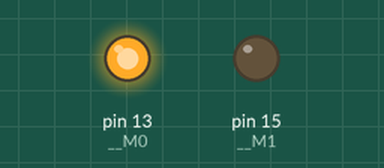
A program run on a simulated Raspberry Pi (header pin numbers). Parts: output pins drawn as LEDs (lit = HIGH). Files the program writes start out absent; threads take turns every 2 ms; the clock reads 2024-03-15 10:24:30 at power-on unless the program sets it; what the program prints to the terminal is not drawn.

Above: at 0.3 s.
Timing chart, 0 to 1.8 s (numbered marks = the images above):
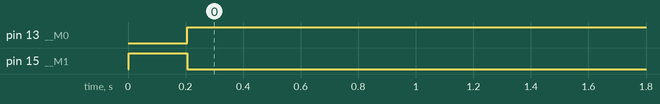

Measured:
- by itself, pin 13 (__M0): LOW → HIGH at 0.21 s
- by itself, pin 15 (__M1): LOW → HIGH at 0.00 s, → LOW 0.20 s later

The program:

configuration_example.py
```python
from lora_hat import LoraHat

#  Initialize Lora class
lora = LoraHat()

#  Initialize serial port with com port and baud rate
lora.connect_hat(port="COM17", baud_rate=9600)

#  Set LORA Module to configuration mode
lora.configuration_mode()

#  Set variables, check datasheet for variable details
lora._baud_rate = 0b011
lora._parity = 0b00
lora._air_data_rate = 0b010

lora._packet_size = 0b00
lora._packet_rssi = 0b0
lora._transmit_power = 0b00

lora._channel_rssi = 0b0
lora._transmission_mode = 0b0
lora._reply = 0b0
lora._lbt = 0b0
lora._wor_tx_control = 0b0
lora._wor_cycle = 0b011

lora._module_address = 0x0000
lora._net_id = 0x00
lora._channel = 0x32
lora._encrypt_key = 0

#  Write data to LORA Module
lora.write_all_configuration()

#  Wait for Rx Data from LORA Hat
while not lora.rxData:
    pass

#  Print Received data
print(lora.rxData)

#  Disconnect Lora hat
lora.disconnect_hat()
```

lora_hat.py
```python
from mode_control import ModeControl
from serial_comm import SerialComm
from time import sleep

# Configuration Commands
SET_REGISTER_COMMAND = 0xC0
READ_REGISTER_COMMAND = 0xC1
SET_TEMP_REGISTER_COMMAND = 0xC2
WIRELESS_CONF_COMMAND = 0xCFCF
WRONG_FORMAT_RESPONSE = 0xFFFFFF

# Register Address
MODULE_ADDRESS = 0x00
NET_ID_ADDRESS = 0x02
REG0_ADDRESS = 0x03  # UART(3), Parity(2), Air Data Rate(3)
REG1_ADDRESS = 0x04  # Sub Packet(2), RSSi(1), Reserve(3), Tx Power(2)
CHANNEL_CONTROL_ADDRESS = 0x05  # 0-80(81Channels), Freq = 850.125 + CH * 1M
REG3_ADDRESS = 0x06
CRYPT_ADDRESS = 0x07
PRODUCT_INFO_ADDRESS = 0x80  # 80-86


class LoraHat(ModeControl, SerialComm):
    def __init__(self):
        ModeControl.__init__(self)
        SerialComm.__init__(self)

        #  variables
        self._baud_rate = 0b011
        self._parity = 0b00
        self._air_data_rate = 0b010

        self._packet_size = 0b00
        self._packet_rssi = 0b0
        self._transmit_power = 0b00

        self._channel_rssi = 0b0
        self._transmission_mode = 0b0
        self._reply = 0b0
        self._lbt = 0b0
        self._wor_tx_control = 0b0
        self._wor_cycle = 0b011

        self._module_address = 0x0000
        self._net_id = 0x00
        self._channel = 0x32
        self._encrypt_key = 0

    def connect_hat(self, port, baud_rate):
        self.connect_port(port=port, baud_rate=baud_rate, timeout=0.5)

    def disconnect_hat(self):
        self.disconnect()

    def transmit_message(self, data):
        self.write(data)

    def write_all_configuration(self):
        data = self._config_tx_data()
        data_packet = [SET_REGISTER_COMMAND, MODULE_ADDRESS, len(data)] + data
        data_packet_array = bytearray(data_packet)
        self.configuration_mode()
        sleep(.04)
        self.write(data_packet_array)

    def read_configuration_data(self):
        data_packet = [READ_REGISTER_COMMAND, MODULE_ADDRESS, 9]
        data_packet_array = bytearray(data_packet)
        self.configuration_mode()
        sleep(.04)
        self.write(data_packet_array)

    def set_variables(self):
        pass

    def _config_tx_data(self):
        self.set_variables()
        data_array = [self._module_address >> 8, self._module_address & 0xFF,
                      self._net_id,
                      (self._baud_rate << 5) | (self._parity << 3) |
                      self._air_data_rate,
                      (self._packet_size << 6) | (self._packet_rssi << 5) |
                      0b000 | self._transmit_power,
                      self._channel,
                      (self._channel_rssi << 7) |
                      (self._transmission_mode << 6) | (self._reply << 5) |
                      (self._lbt << 4) |
                      (self._wor_tx_control << 3) | self._wor_cycle,
                      self._encrypt_key >> 8, self._encrypt_key & 0xFF
                      ]
        return data_array

    # Set Registers
    @staticmethod
    def _read_module_address(length):
        return [READ_REGISTER_COMMAND, MODULE_ADDRESS, length]

    @staticmethod
    def _write_module_address(parameter, write_type, length):
        write_add = 0x00
        if write_type:
            write_add = SET_REGISTER_COMMAND
        elif not write_type:
            write_add = SET_TEMP_REGISTER_COMMAND
        return [write_add, MODULE_ADDRESS, length, parameter]
```

mode_control.py
```python
from time import sleep
import logging
import os

os_name = os.name
if os_name == "posix":
    import RPi.GPIO as GPIO

"""
M0  M1  Mode
0   0   Normal/Transmission Mode
0   1   WOR Mode
1   0   Configuration Mode
1   1   Deep Sleep Mode
"""


class ModeControl(object):
    __M0 = 13  # Pin 22
    __M1 = 15  # Pin 17
    log = logging.getLogger("LORA ")
    log.addHandler(logging.StreamHandler())
    logging.basicConfig(filename='.log.log', level=logging.DEBUG)

    def __init__(self):
        self.__mode_set_time = .2
        self.gpio_setup()

    def __del__(self):
        if os_name == "posix":
            GPIO.cleanup()

    def gpio_setup(self):
        if os_name == "posix":
            GPIO.setmode(GPIO.BOARD)
            GPIO.setwarnings(False)
            GPIO.setup(self.__M0, GPIO.OUT)
            GPIO.setup(self.__M1, GPIO.OUT)

            GPIO.output(self.__M0, GPIO.LOW)
            GPIO.output(self.__M1, GPIO.HIGH)
            sleep(self.__mode_set_time)
            self.log.info("GPIO initialized for M0 and M1.")

    def normal_mode(self):
        if os_name == "posix":
            GPIO.output(self.__M0, GPIO.LOW)
            GPIO.output(self.__M1, GPIO.LOW)
            sleep(self.__mode_set_time)
            self.log.info("LORA module set to normal mode.")

    def wor_mode(self):
        if os_name == "posix":
            GPIO.output(self.__M0, GPIO.LOW)
            GPIO.output(self.__M1, GPIO.HIGH)
            sleep(self.__mode_set_time)
            self.log.info("LORA module set to WOR mode.")

    def configuration_mode(self):
        if os_name == "posix":
            GPIO.output(self.__M0, GPIO.HIGH)
            GPIO.output(self.__M1, GPIO.LOW)
            sleep(self.__mode_set_time)
            self.log.info("LORA module set to Configuration mode.")

    def deep_sleep_mode(self):
        if os_name == "posix":
            GPIO.output(self.__M0, GPIO.HIGH)
            GPIO.output(self.__M1, GPIO.HIGH)
            sleep(self.__mode_set_time)
            self.log.info("LORA module set to Deep Sleep Mode mode.")
```

serial_comm.py
```python
#!/usr/bin/python3

"""
This file handle serial read and write
Developed by - SB Components
http://sb-components.co.uk
"""

import serial

import logging
import threading


class SerialComm(object):
    """
    Low level serial operations
    """
    log = logging.getLogger("Fingerprint")
    log.addHandler(logging.StreamHandler())
    logging.basicConfig(filename='.log.log', level=logging.DEBUG)

    def __init__(self, handlerNotification=None, *args, **kwargs):
        self.__ser = None

        self.alive = False
        self.timeout = 0.01
        self.rxThread = None
        self.rxData = []
        self._txLock = threading.Lock()
        self.handlerNotification = handlerNotification

    def connect_port(self, port='/dev/ttyS0', baud_rate=115200, timeout=0.5):
        """
        Connects to the Comm Port
        """
        try:
            # open serial port
            self.__ser = serial.Serial(port=port, baudrate=baud_rate,
                                       timeout=timeout)
            self.alive = True
            self.rxThread = threading.Thread(target=self._readLoop)
            self.rxThread.daemon = True
            self.rxThread.start()
            self.log.info("Connected with {} at {} "
                          "baudrate.".format(port, baud_rate))
            return True
        except serial.serialutil.SerialException:
            self.alive = False
            self.log.error("Couldn't connect with {}.".format(port))
            return False

    def disconnect(self):
        """
        Stops read thread, waits for it to exit cleanly and close serial port
        """
        self.alive = False
        if self.rxThread:
            self.rxThread.join()
        self.close_port()
        self.log.info("Serial Port Disconnected")

    def read_port(self, n=1):
        """
        Read n number of bytes from serial port
        :param n: Number of bytes to read
        :return: read bytes
        """
        return self.__ser.read(n)

    def read_line(self):
        return self.__ser.readline()
        # return self.__ser.readall()

    def write_port(self, data):
        """
        :param data: data to send to servo, type: bytearray
        :return: Number of bits sent
        """
        return self.__ser.write(data)

    def close_port(self):
        """
        Check if the port is open.
        Close the Port if open
        """
        if self.__ser and self._connected:
            self.__ser.close()
        self.alive = False

    def flush_input(self):
        self.__ser.reset_input_buffer()

    def flush_output(self):
        self.__ser.reset_output_buffer()

    @property
    def _connected(self):
        if self.__ser:
            return self.__ser.is_open

    @property
    def _waiting(self):
        if self.__ser:
            return self.__ser.inWaiting()

    def _readLoop(self):
        """
        Read thread main loop
        """
        try:
            while self.alive:
                data = self.read_line()
                if data != b'':
                    self.log.info("Serial Response: %s", data)
                    self.rxData.append(data)
                    self.update_rx_data(data)
                    #  self.rxData = []

        except serial.SerialException as SE:
            self.log.error("Serial Exception: {}.".format(SE))
            self.close_port()

    def write(self, data):
        """
        Write data to serial port
        """
        with self._txLock:
            self.log.info("Serial Write: {}".format(data))
            self.write_port(data)
            self.flush_input()
            return True

    def update_rx_data(self, data):
        pass
```
